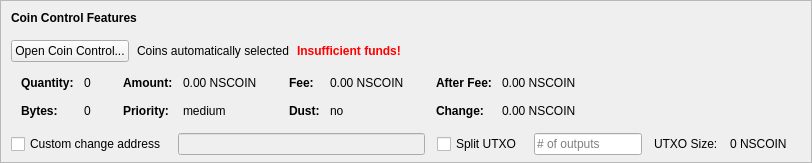
    <widget class="QFrame" name="frameCoinControl">
     <property name="sizePolicy">
      <sizepolicy hsizetype="Expanding" vsizetype="Expanding">
       <horstretch>0</horstretch>
       <verstretch>0</verstretch>
      </sizepolicy>
     </property>
     <property name="maximumSize">
      <size>
       <width>16777215</width>
       <height>16777215</height>
      </size>
     </property>
     <property name="frameShape">
      <enum>QFrame::StyledPanel</enum>
     </property>
     <property name="frameShadow">
      <enum>QFrame::Sunken</enum>
     </property>
     <layout class="QVBoxLayout" name="verticalLayoutCoinControl2">
      <property name="spacing">
       <number>0</number>
      </property>
      <property name="leftMargin">
       <number>0</number>
      </property>
      <property name="topMargin">
       <number>0</number>
      </property>
      <property name="rightMargin">
       <number>0</number>
      </property>
      <property name="bottomMargin">
       <number>6</number>
      </property>
      <item>
       <layout class="QVBoxLayout" name="verticalLayoutCoinControl" stretch="0,0,0,0,1">
        <property name="spacing">
         <number>0</number>
        </property>
        <property name="leftMargin">
         <number>10</number>
        </property>
        <property name="topMargin">
         <number>10</number>
        </property>
        <item>
         <layout class="QHBoxLayout" name="horizontalLayoutCoinControl1">
          <property name="bottomMargin">
           <number>15</number>
          </property>
          <item>
           <widget class="QLabel" name="labelCoinControlFeatures">
            <property name="sizePolicy">
             <sizepolicy hsizetype="Preferred" vsizetype="Maximum">
              <horstretch>0</horstretch>
              <verstretch>0</verstretch>
             </sizepolicy>
            </property>
            <property name="font">
             <font>
              <weight>75</weight>
              <bold>true</bold>
             </font>
            </property>
            <property name="styleSheet">
             <string notr="true">font-weight:bold;</string>
            </property>
            <property name="text">
             <string>Coin Control Features</string>
            </property>
           </widget>
          </item>
         </layout>
        </item>
        <item>
         <layout class="QHBoxLayout" name="horizontalLayoutCoinControl2" stretch="0,0,0,0">
          <property name="spacing">
           <number>8</number>
          </property>
          <property name="bottomMargin">
           <number>10</number>
          </property>
          <item>
           <widget class="QPushButton" name="pushButtonCoinControl">
            <property name="styleSheet">
             <string notr="true"/>
            </property>
            <property name="text">
             <string>Open Coin Control...</string>
            </property>
            <property name="autoDefault">
             <bool>false</bool>
            </property>
           </widget>
          </item>
          <item>
           <widget class="QLabel" name="labelCoinControlAutomaticallySelected">
            <property name="text">
             <string>Coins automatically selected</string>
            </property>
            <property name="margin">
             <number>5</number>
            </property>
           </widget>
          </item>
          <item>
           <widget class="QLabel" name="labelCoinControlInsuffFunds">
            <property name="font">
             <font>
              <weight>75</weight>
              <bold>true</bold>
             </font>
            </property>
            <property name="styleSheet">
             <string notr="true">color:red;font-weight:bold;</string>
            </property>
            <property name="text">
             <string>Insufficient funds!</string>
            </property>
            <property name="margin">
             <number>5</number>
            </property>
           </widget>
          </item>
          <item>
           <spacer name="horizontalSpacerCoinControl">
            <property name="orientation">
             <enum>Qt::Horizontal</enum>
            </property>
            <property name="sizeHint" stdset="0">
             <size>
              <width>40</width>
              <height>1</height>
             </size>
            </property>
           </spacer>
          </item>
         </layout>
        </item>
        <item>
         <widget class="QWidget" name="widgetCoinControl" native="true">
          <property name="sizePolicy">
           <sizepolicy hsizetype="Preferred" vsizetype="Preferred">
            <horstretch>0</horstretch>
            <verstretch>0</verstretch>
           </sizepolicy>
          </property>
          <property name="minimumSize">
           <size>
            <width>0</width>
            <height>0</height>
           </size>
          </property>
          <property name="styleSheet">
           <string notr="true"/>
          </property>
          <layout class="QHBoxLayout" name="horizontalLayoutCoinControl5">
           <property name="leftMargin">
            <number>0</number>
           </property>
           <property name="topMargin">
            <number>0</number>
           </property>
           <property name="rightMargin">
            <number>0</number>
           </property>
           <property name="bottomMargin">
            <number>0</number>
           </property>
           <item>
            <layout class="QHBoxLayout" name="horizontalLayoutCoinControl3" stretch="0,0,0,1">
             <property name="spacing">
              <number>20</number>
             </property>
             <property name="topMargin">
              <number>0</number>
             </property>
             <property name="bottomMargin">
              <number>10</number>
             </property>
             <item>
              <layout class="QFormLayout" name="formLayoutCoinControl1">
               <property name="horizontalSpacing">
                <number>10</number>
               </property>
               <property name="verticalSpacing">
                <number>14</number>
               </property>
               <property name="leftMargin">
                <number>10</number>
               </property>
               <property name="topMargin">
                <number>4</number>
               </property>
               <property name="rightMargin">
                <number>6</number>
               </property>
               <item row="0" column="0">
                <widget class="QLabel" name="labelCoinControlQuantityText">
                 <property name="font">
                  <font>
                   <weight>75</weight>
                   <bold>true</bold>
                  </font>
                 </property>
                 <property name="text">
                  <string>Quantity:</string>
                 </property>
                 <property name="margin">
                  <number>0</number>
                 </property>
                </widget>
               </item>
               <item row="0" column="1">
                <widget class="QLabel" name="labelCoinControlQuantity">
                 <property name="cursor">
                  <cursorShape>IBeamCursor</cursorShape>
                 </property>
                 <property name="contextMenuPolicy">
                  <enum>Qt::ActionsContextMenu</enum>
                 </property>
                 <property name="text">
                  <string notr="true">0</string>
                 </property>
                 <property name="margin">
                  <number>0</number>
                 </property>
                 <property name="textInteractionFlags">
                  <set>Qt::LinksAccessibleByMouse|Qt::TextSelectableByKeyboard|Qt::TextSelectableByMouse</set>
                 </property>
                </widget>
               </item>
               <item row="1" column="0">
                <widget class="QLabel" name="labelCoinControlBytesText">
                 <property name="font">
                  <font>
                   <weight>75</weight>
                   <bold>true</bold>
                  </font>
                 </property>
                 <property name="text">
                  <string>Bytes:</string>
                 </property>
                </widget>
               </item>
               <item row="1" column="1">
                <widget class="QLabel" name="labelCoinControlBytes">
                 <property name="cursor">
                  <cursorShape>IBeamCursor</cursorShape>
                 </property>
                 <property name="contextMenuPolicy">
                  <enum>Qt::ActionsContextMenu</enum>
                 </property>
                 <property name="text">
                  <string notr="true">0</string>
                 </property>
                 <property name="textInteractionFlags">
                  <set>Qt::LinksAccessibleByMouse|Qt::TextSelectableByKeyboard|Qt::TextSelectableByMouse</set>
                 </property>
                </widget>
               </item>
              </layout>
             </item>
             <item>
              <layout class="QFormLayout" name="formLayoutCoinControl2">
               <property name="horizontalSpacing">
                <number>10</number>
               </property>
               <property name="verticalSpacing">
                <number>14</number>
               </property>
               <property name="leftMargin">
                <number>6</number>
               </property>
               <property name="topMargin">
                <number>4</number>
               </property>
               <property name="rightMargin">
                <number>6</number>
               </property>
               <item row="0" column="0">
                <widget class="QLabel" name="labelCoinControlAmountText">
                 <property name="font">
                  <font>
                   <weight>75</weight>
                   <bold>true</bold>
                  </font>
                 </property>
                 <property name="text">
                  <string>Amount:</string>
                 </property>
                 <property name="margin">
                  <number>0</number>
                 </property>
                </widget>
               </item>
               <item row="0" column="1">
                <widget class="QLabel" name="labelCoinControlAmount">
                 <property name="cursor">
                  <cursorShape>IBeamCursor</cursorShape>
                 </property>
                 <property name="contextMenuPolicy">
                  <enum>Qt::ActionsContextMenu</enum>
                 </property>
                 <property name="text">
                  <string notr="true">0.00 NSCOIN</string>
                 </property>
                 <property name="textInteractionFlags">
                  <set>Qt::LinksAccessibleByMouse|Qt::TextSelectableByKeyboard|Qt::TextSelectableByMouse</set>
                 </property>
                </widget>
               </item>
               <item row="1" column="0">
                <widget class="QLabel" name="labelCoinControlPriorityText">
                 <property name="font">
                  <font>
                   <weight>75</weight>
                   <bold>true</bold>
                  </font>
                 </property>
                 <property name="text">
                  <string>Priority:</string>
                 </property>
                </widget>
               </item>
               <item row="1" column="1">
                <widget class="QLabel" name="labelCoinControlPriority">
                 <property name="cursor">
                  <cursorShape>IBeamCursor</cursorShape>
                 </property>
                 <property name="contextMenuPolicy">
                  <enum>Qt::ActionsContextMenu</enum>
                 </property>
                 <property name="text">
                  <string>medium</string>
                 </property>
                 <property name="textInteractionFlags">
                  <set>Qt::LinksAccessibleByMouse|Qt::TextSelectableByKeyboard|Qt::TextSelectableByMouse</set>
                 </property>
                </widget>
               </item>
              </layout>
             </item>
             <item>
              <layout class="QFormLayout" name="formLayoutCoinControl3">
               <property name="horizontalSpacing">
                <number>10</number>
               </property>
               <property name="verticalSpacing">
                <number>14</number>
               </property>
               <property name="leftMargin">
                <number>6</number>
               </property>
               <property name="topMargin">
                <number>4</number>
               </property>
               <property name="rightMargin">
                <number>6</number>
               </property>
               <item row="0" column="0">
                <widget class="QLabel" name="labelCoinControlFeeText">
                 <property name="font">
                  <font>
                   <weight>75</weight>
                   <bold>true</bold>
                  </font>
                 </property>
                 <property name="text">
                  <string>Fee:</string>
                 </property>
                 <property name="margin">
                  <number>0</number>
                 </property>
                </widget>
               </item>
               <item row="0" column="1">
                <widget class="QLabel" name="labelCoinControlFee">
                 <property name="cursor">
                  <cursorShape>IBeamCursor</cursorShape>
                 </property>
                 <property name="contextMenuPolicy">
                  <enum>Qt::ActionsContextMenu</enum>
                 </property>
                 <property name="text">
                  <string notr="true">0.00 NSCOIN</string>
                 </property>
                 <property name="textInteractionFlags">
                  <set>Qt::LinksAccessibleByMouse|Qt::TextSelectableByKeyboard|Qt::TextSelectableByMouse</set>
                 </property>
                </widget>
               </item>
               <item row="1" column="0">
                <widget class="QLabel" name="labelCoinControlLowOutputText">
                 <property name="font">
                  <font>
                   <weight>75</weight>
                   <bold>true</bold>
                  </font>
                 </property>
                 <property name="text">
                  <string>Dust:</string>
                 </property>
                </widget>
               </item>
               <item row="1" column="1">
                <widget class="QLabel" name="labelCoinControlLowOutput">
                 <property name="cursor">
                  <cursorShape>IBeamCursor</cursorShape>
                 </property>
                 <property name="contextMenuPolicy">
                  <enum>Qt::ActionsContextMenu</enum>
                 </property>
                 <property name="text">
                  <string>no</string>
                 </property>
                 <property name="textInteractionFlags">
                  <set>Qt::LinksAccessibleByMouse|Qt::TextSelectableByKeyboard|Qt::TextSelectableByMouse</set>
                 </property>
                </widget>
               </item>
              </layout>
             </item>
             <item>
              <layout class="QFormLayout" name="formLayoutCoinControl4">
               <property name="horizontalSpacing">
                <number>10</number>
               </property>
               <property name="verticalSpacing">
                <number>14</number>
               </property>
               <property name="leftMargin">
                <number>6</number>
               </property>
               <property name="topMargin">
                <number>4</number>
               </property>
               <property name="rightMargin">
                <number>6</number>
               </property>
               <item row="0" column="0">
                <widget class="QLabel" name="labelCoinControlAfterFeeText">
                 <property name="font">
                  <font>
                   <weight>75</weight>
                   <bold>true</bold>
                  </font>
                 </property>
                 <property name="text">
                  <string>After Fee:</string>
                 </property>
                 <property name="margin">
                  <number>0</number>
                 </property>
                </widget>
               </item>
               <item row="0" column="1">
                <widget class="QLabel" name="labelCoinControlAfterFee">
                 <property name="cursor">
                  <cursorShape>IBeamCursor</cursorShape>
                 </property>
                 <property name="contextMenuPolicy">
                  <enum>Qt::ActionsContextMenu</enum>
                 </property>
                 <property name="text">
                  <string notr="true">0.00 NSCOIN</string>
                 </property>
                 <property name="textInteractionFlags">
                  <set>Qt::LinksAccessibleByMouse|Qt::TextSelectableByKeyboard|Qt::TextSelectableByMouse</set>
                 </property>
                </widget>
               </item>
               <item row="1" column="0">
                <widget class="QLabel" name="labelCoinControlChangeText">
                 <property name="font">
                  <font>
                   <weight>75</weight>
                   <bold>true</bold>
                  </font>
                 </property>
                 <property name="text">
                  <string>Change:</string>
                 </property>
                </widget>
               </item>
               <item row="1" column="1">
                <widget class="QLabel" name="labelCoinControlChange">
                 <property name="cursor">
                  <cursorShape>IBeamCursor</cursorShape>
                 </property>
                 <property name="contextMenuPolicy">
                  <enum>Qt::ActionsContextMenu</enum>
                 </property>
                 <property name="text">
                  <string notr="true">0.00 NSCOIN</string>
                 </property>
                 <property name="textInteractionFlags">
                  <set>Qt::LinksAccessibleByMouse|Qt::TextSelectableByKeyboard|Qt::TextSelectableByMouse</set>
                 </property>
                </widget>
               </item>
              </layout>
             </item>
            </layout>
           </item>
          </layout>
         </widget>
        </item>
        <item>
         <layout class="QHBoxLayout" name="horizontalLayoutCoinControl4" stretch="0,0,0,0,0,0,0">
          <property name="spacing">
           <number>12</number>
          </property>
          <property name="sizeConstraint">
           <enum>QLayout::SetDefaultConstraint</enum>
          </property>
          <property name="topMargin">
           <number>5</number>
          </property>
          <property name="rightMargin">
           <number>5</number>
          </property>
          <item>
           <widget class="QCheckBox" name="checkBoxCoinControlChange">
            <property name="toolTip">
             <string>If this is activated, but the change address is empty or invalid, change will be sent to a newly generated address.</string>
            </property>
            <property name="text">
             <string>Custom change address</string>
            </property>
           </widget>
          </item>
          <item>
           <widget class="QValidatedLineEdit" name="lineEditCoinControlChange">
            <property name="enabled">
             <bool>false</bool>
            </property>
            <property name="sizePolicy">
             <sizepolicy hsizetype="Expanding" vsizetype="Fixed">
              <horstretch>0</horstretch>
              <verstretch>0</verstretch>
             </sizepolicy>
            </property>
           </widget>
          </item>
          <item>
           <widget class="QCheckBox" name="splitBlockCheckBox">
            <property name="text">
             <string>Split UTXO</string>
            </property>
           </widget>
          </item>
          <item>
           <widget class="QLineEdit" name="splitBlockLineEdit">
            <property name="sizePolicy">
             <sizepolicy hsizetype="Fixed" vsizetype="Fixed">
              <horstretch>50</horstretch>
              <verstretch>0</verstretch>
             </sizepolicy>
            </property>
            <property name="placeholderText">
             <string># of outputs</string>
            </property>
           </widget>
          </item>
          <item>
           <widget class="QLabel" name="labelBlockSizeText">
            <property name="text">
             <string>UTXO Size:</string>
            </property>
           </widget>
          </item>
          <item>
           <widget class="QLabel" name="labelBlockSize">
            <property name="text">
             <string>0 NSCOIN</string>
            </property>
           </widget>
          </item>
          <item>
           <widget class="QLabel" name="labelCoinControlChangeLabel">
            <property name="sizePolicy">
             <sizepolicy hsizetype="Preferred" vsizetype="Expanding">
              <horstretch>0</horstretch>
              <verstretch>0</verstretch>
             </sizepolicy>
            </property>
            <property name="minimumSize">
             <size>
              <width>0</width>
              <height>0</height>
             </size>
            </property>
            <property name="text">
             <string/>
            </property>
            <property name="margin">
             <number>3</number>
            </property>
           </widget>
          </item>
         </layout>
        </item>
        <item>
         <spacer name="verticalSpacerCoinControl">
          <property name="orientation">
           <enum>Qt::Vertical</enum>
          </property>
          <property name="sizeHint" stdset="0">
           <size>
            <width>800</width>
            <height>1</height>
           </size>
          </property>
         </spacer>
        </item>
       </layout>
      </item>
     </layout>
    </widget>
